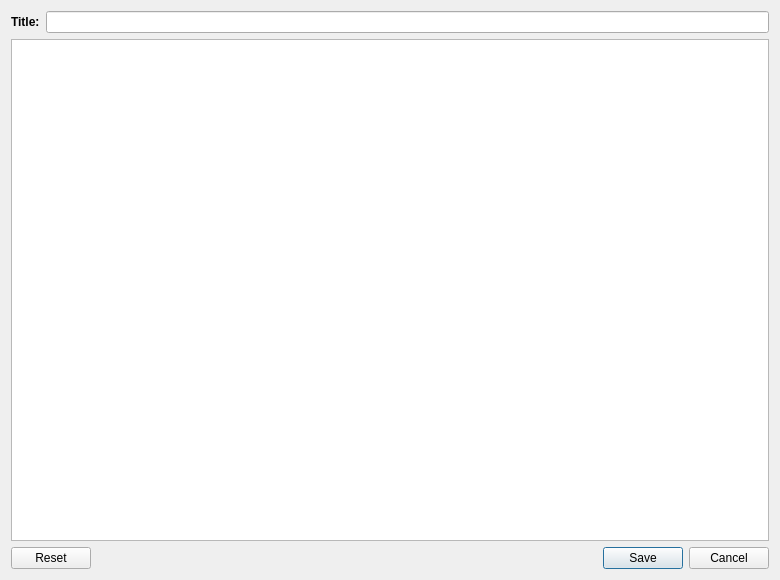
<?xml version="1.0" encoding="UTF-8"?>
<ui version="4.0">
 <class>qCjyxAnnotationModuleReportDialog</class>
 <widget class="QDialog" name="qCjyxAnnotationModuleReportDialog">
  <property name="geometry">
   <rect>
    <x>0</x>
    <y>0</y>
    <width>780</width>
    <height>580</height>
   </rect>
  </property>
  <property name="windowTitle">
   <string>Annotation Report</string>
  </property>
  <layout class="QVBoxLayout" name="verticalLayout">
   <item>
    <layout class="QHBoxLayout" name="horizontalLayout">
     <item>
      <widget class="QLabel" name="titleLabel">
       <property name="font">
        <font>
         <weight>75</weight>
         <bold>true</bold>
        </font>
       </property>
       <property name="text">
        <string>Title:</string>
       </property>
      </widget>
     </item>
     <item>
      <widget class="QLineEdit" name="titleEdit"/>
     </item>
    </layout>
   </item>
   <item>
    <widget class="QTextBrowser" name="reportBrowser">
     <property name="sizePolicy">
      <sizepolicy hsizetype="Expanding" vsizetype="Expanding">
       <horstretch>0</horstretch>
       <verstretch>0</verstretch>
      </sizepolicy>
     </property>
    </widget>
   </item>
   <item>
    <widget class="QDialogButtonBox" name="buttonBox">
     <property name="standardButtons">
      <set>QDialogButtonBox::Cancel|QDialogButtonBox::Reset|QDialogButtonBox::Save</set>
     </property>
    </widget>
   </item>
  </layout>
 </widget>
 <resources/>
 <connections/>
</ui>
